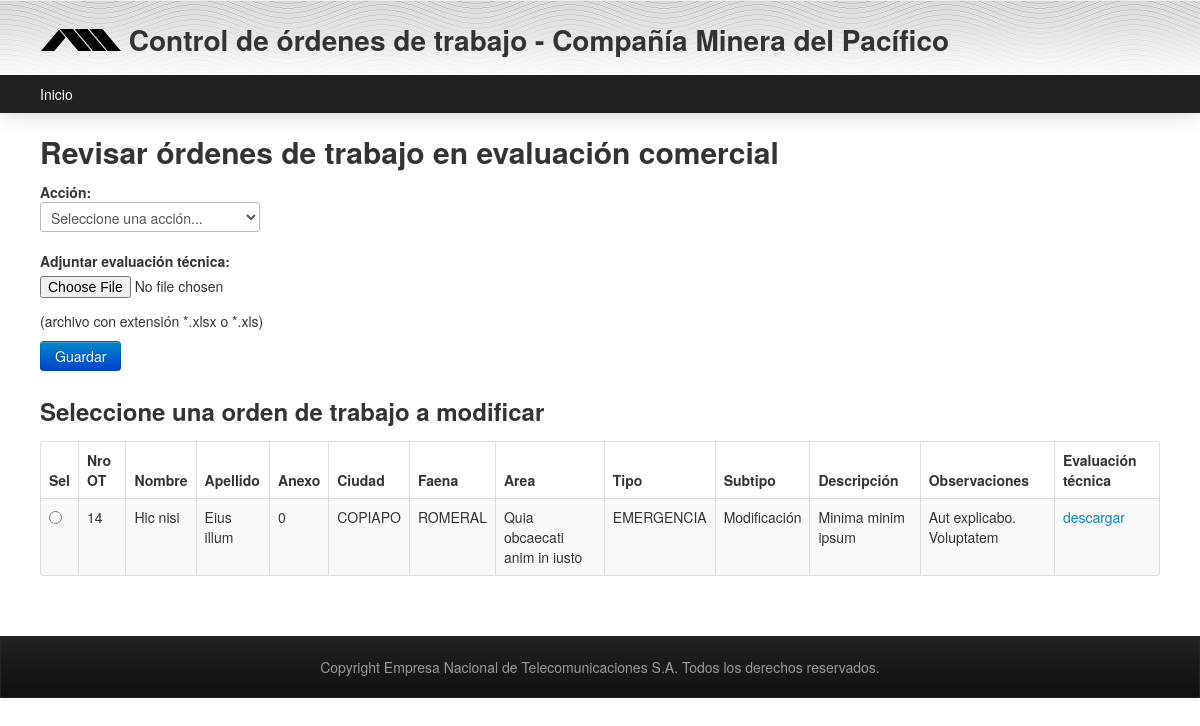
Page /cmp/ordendetrabajo/entel/evaluacion_comercial.php on the earlier database version.
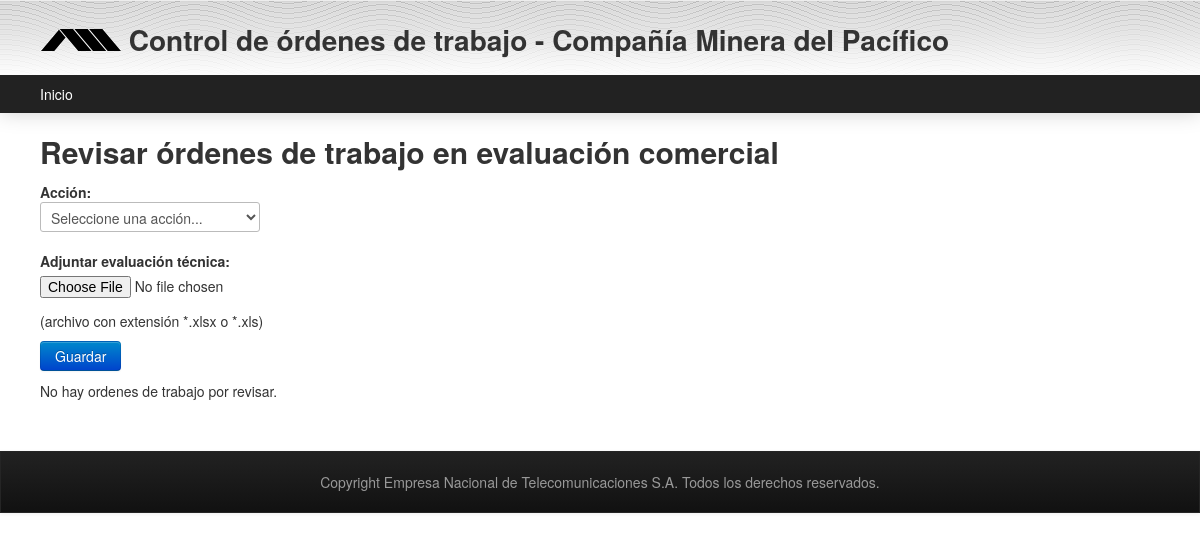
Same page on the later database version.
### tables this page shows
CREATE TABLE IF NOT EXISTS `orden_de_trabajo` (
  `idorden_de_trabajo` int(11) NOT NULL AUTO_INCREMENT,
  `nombre` varchar(50) DEFAULT NULL,
  `apellido` varchar(50) DEFAULT NULL,
  `anexo` int(11) DEFAULT NULL,
  `ciudad` varchar(45) DEFAULT NULL,
  `faena` varchar(45) DEFAULT NULL,
  `area` varchar(45) DEFAULT NULL,
  `tipo_ot` varchar(45) DEFAULT NULL,
  `subtipo_ot` varchar(45) DEFAULT NULL,
  `descripcion` text,
  `observaciones` text,
  `evaluacion_tecnica` varchar(300) DEFAULT NULL,
  `nro_ott` varchar(50) DEFAULT NULL,
  PRIMARY KEY (`idorden_de_trabajo`)
);

### cmp/ordendetrabajo/entel/evaluacion_comercial.php (the view, shortened to what this page needs)
<!DOCTYPE HTML PUBLIC "-//W3C//DTD HTML 4.01 Transitional//EN" "http://www.w3.org/TR/html4/loose.dtd">
<html>
<head>
  <?php include ("../../include/head.php")?>
</head>
<body>
<div id="container">
<?php include ("../../include/menu.php"); ?>
<div id="content">
<h2>Revisar &oacute;rdenes de trabajo en evaluaci&oacute;n comercial</h2>
<form id='form' action='' method='POST' enctype="multipart/form-data">
    <p><b>Acci&oacute;n:</b><br>
    <select name="accion">
        <option value=ninguno>Seleccione una acci&oacute;n...</option>
    </select></p>
    <p><b>Adjuntar evaluaci&oacute;n t&eacute;cnica:</b><br>
    <input name="file" type="file"></p>
     <p>(archivo con extensi&oacute;n *.xlsx o *.xls)
    <p><input type='submit' value='Guardar' class='btn btn-primary'><input type='hidden' value='1' name='submitted'>
<?php
     $sql= "SELECT `idorden_de_trabajo`, `nombre`, `apellido`, `anexo`, `ciudad`, `faena`, `area`, `tipo_ot`, `subtipo_ot`, `descripcion`, `observaciones` , `evaluacion_tecnica`
       FROM `orden_de_trabajo`, `historial_ot`
       WHERE  `estado` = 'EVALUACIÓN COMERCIAL' AND `idorden_de_trabajo` = `orden_de_trabajo_idorden_de_trabajo`  AND `termino` IS NULL " ;
   $result = mysql_query($sql) or die(mysql_error());
   $rows = mysql_num_rows($result);
?>
    <div style="overflow-x: auto; overflow-y: hidden;">
<?php
     if ( $rows == 0) : ?>
    	<p>No hay ordenes de trabajo por revisar.</p>
<?php else : ?>
	<h3>Seleccione una orden de trabajo a modificar</h3>
    <table id="tabla_ot" class="table table-striped table-bordered">
      <thead>
      <tr>
      	<th scope="col">Sel</th>
   		<th scope="col">Nro OT</th>
		<th scope="col">Nombre</th>
		<th scope="col">Apellido</th>
		<th scope="col">Anexo</th>
		<th scope="col">Ciudad</th>
		<th scope="col">Faena</th>
		<th scope="col">Area</th>
		<th scope="col">Tipo</th>
		<th scope="col">Subtipo</th>
		<th scope="col">Descripci&oacute;n</th>
		<th scope="col">Observaciones</th>
		<th scope="col">Evaluaci&oacute;n t&eacute;cnica</th>
      </tr>
      </thead>
      <tbody>
   <?php
     for ($i = 0; $i < $rows; $i++)
     $ot[] = mysql_fetch_assoc($result);
   ?>
	    <?php for ($i = 0; $i < $rows; $i++): ?>
	<tr>
			<td><input type=radio name=nro_ot value=<?php echo $ot[$i]['idorden_de_trabajo'];?>></td>
			<td><?php echo $ot[$i]['idorden_de_trabajo']; ?></td>
	        <td><?php echo $ot[$i]['nombre']; ?></td>
   	        <td><?php echo $ot[$i]['apellido']; ?></td>
	        <td><?php echo $ot[$i]['anexo']; ?></td>
	        <td><?php echo $ot[$i]['ciudad']; ?></td>
	        <td><?php echo $ot[$i]['faena'] ?></td>
   	        <td><?php echo $ot[$i]['area']; ?></td>
	        <td><?php echo $ot[$i]['tipo_ot'] ?></td>
	        <td><?php echo $ot[$i]['subtipo_ot']; ?></td>
	        <td><?php echo $ot[$i]['descripcion']; ?></td>
	        <td><?php echo $ot[$i]['observaciones']; ?></td>
   	        <td><?php if(isset($ot[$i]['evaluacion_tecnica'])) echo "<a href='../../public_html/upload/archivos/".$ot[$i]['evaluacion_tecnica']."' >descargar</a>"; ?></td>
	 </tr>
    <?php
             endfor;
    ?>
      </tbody>
    </table>
<?php endif; ?>
    </div>
</form>
</div>
<?php include ("../../include/footer.php") ?>
</div>
</body>
</html>

Differences in the rows shown:
removed orden_de_trabajo: idorden_de_trabajo "14", nombre "Hic nisi", apellido "Eius illum", anexo "0", ciudad "COPIAPO", faena "ROMERAL", area "Quia obcaecati anim in iusto", tipo_ot "EMERGENCIA", subtipo_ot "Modificación", descripcion "Minima minim ipsum", observaciones "Aut explicabo. Voluptatem"
Other differences:
text no longer shown: "Seleccione una orden de trabajo a modificar Sel Nro OT Nombre Apellido Anexo Ciudad Faena Area Tipo Subtipo Descripción Observaciones Evaluación técnica"
text now shown: "No hay ordenes de trabajo por revisar."
